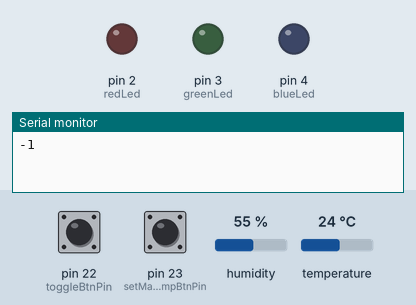
Simulated run of this sketch. Board: Arduino Mega 2560, built with avr-gcc and run on an emulated ATmega2560. Parts: output pins drawn as LEDs (lit = HIGH), the last lines printed to the serial monitor. Inputs (shaded band) come from the test bench; at power-on: pin 23 (setMaxTempBtnPin) HIGH, temperature 24 °C, pin 22 (toggleBtnPin) HIGH, humidity 55 %. EEPROM starts erased.

Above: at 1.2 s.
1.3 s: pin 23 (setMaxTempBtnPin) pulled LOW for 0.15 s
At 3.4 s:
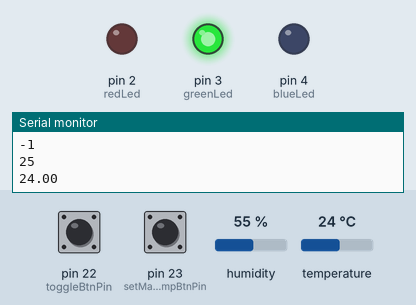
3.7 s: temperature set to 23.1 °C
5.7 s: temperature set to 21.7 °C
At 7.3 s:
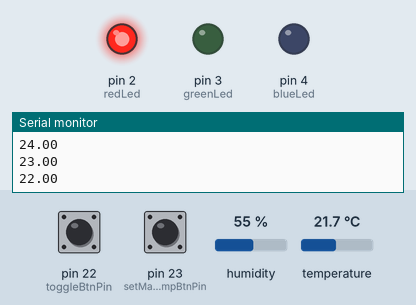
8.3 s: temperature set to 28 °C
At 10.2 s:
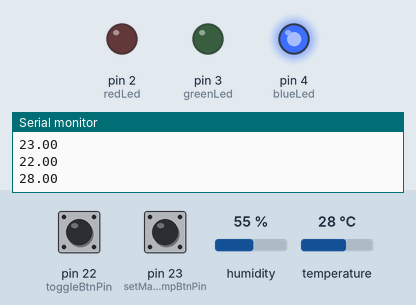
10.5 s: temperature set to 27 °C
At 12.2 s:
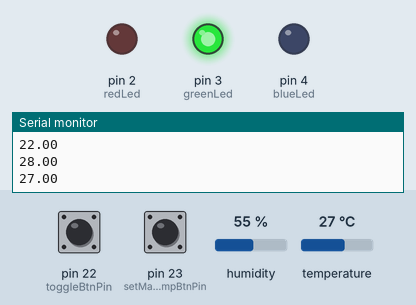
12.8 s: temperature set to 12 °C
At 14.0 s:
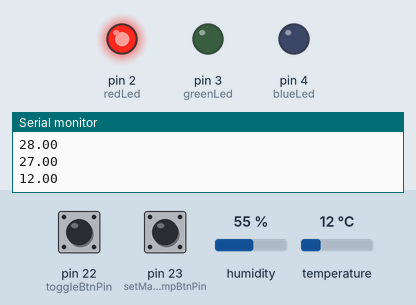
Timing chart, 0 to 15.8 s (numbered marks = the images above; inputs shaded):
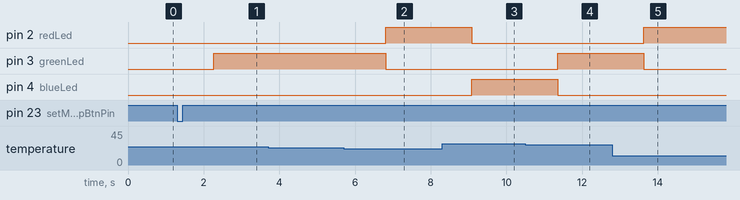

Measured:
- the behaviour switches between 22.5 and 22.4 °C on temperature (found by bisection; images 1 and 2)
- the behaviour switches between 27.5 and 27.4 °C on temperature (found by bisection; images 3 and 4)
- after the input at 1.3 s, pin 3 (greenLed): LOW → HIGH after 0.97 s; pin 4 (blueLed): stays LOW (without the input it goes to HIGH after 0.97 s)
- after the input at 5.7 s, pin 2 (redLed): LOW → HIGH after 1.1 s; pin 3 (greenLed): HIGH → LOW after 1.1 s
- after the input at 8.3 s, pin 2 (redLed): HIGH → LOW after 0.78 s; pin 4 (blueLed): LOW → HIGH after 0.78 s
- after the input at 10.5 s, pin 3 (greenLed): LOW → HIGH after 0.85 s; pin 4 (blueLed): HIGH → LOW after 0.85 s
- after the input at 12.8 s, pin 2 (redLed): LOW → HIGH after 0.82 s; pin 3 (greenLed): HIGH → LOW after 0.82 s

The sketch:

FridgeProject.ino
```cpp
/**
* @file FridgeArduinoProject
*
* @mainpage Fridge Project
*
* @section description Description
* A Fridge program that measures the current temperature and makes sure it is inside a preferred range.
*
* @section circuit Circuit
* - 1 Arduino Mega 2650
* - 1 Breadboard
* - 5 220 Ω Resistor
* - 2 Pushbuttons
* - 1 DHT11 Temperature and Humidity Sensor
* - 1 Red Led, 1 Green Led, 1 Blue Led
* - 1 10kΩ Potentiometer
* - 1 4.7 kΩ Resistor
*
* @section libraries Libraries
* - Bounce2
*   - https://github.com/thomasfredericks/Bounce2
* - DHT Sensors Non-Blocking
*   - https://github.com/toannv17/DHT-Sensors-Non-Blocking
* - EEPROM
*   - Builtin the Arduino
*
* @section author Author
* - Created by Rasmus Wiell.
*/

/** Includes all the necessary libraries */
#include <Bounce2.h>
#include "DHT_Async.h"
#include <EEPROM.h>

/** Instantiates Button objects */
Bounce2::Button toggleButton = Bounce2::Button(); // INSTANTIATE A Button OBJECT
Bounce2::Button prefTempButton = Bounce2::Button(); // INSTANTIATE A Button OBJECT

/** Instatiates Define's that will be set the values before compiling. */
#define tempPin 13
#define redLed 2
#define greenLed 3
#define blueLed 4
#define toggleBtnPin 22
#define setMaxTempBtnPin 23
#define potiometerAnalog A0
#define DHT_SENSOR_TYPE DHT_TYPE_11
#define eeAddress 0
#define noLedPin 6

/** Instantiates normal variables */
int leds[] = {2, 3, 4};
int turnOnLed;
int preferredTemperature = 0;
bool fridgeOpened = false;
DHT_Async dht_sensor(tempPin, DHT_SENSOR_TYPE);

void setup() {
  /**
  Setup starts serials and gets the "preferredTemperature" value from memory.
  After that it initializes the buttons intervals and setPressedState. It then sets the Pins and their Pin Mode.
  */
  Serial.begin(9600);

  EEPROM.get(eeAddress, preferredTemperature);
  Serial.println(preferredTemperature);

  if (preferredTemperature == NULL){
    preferredTemperature = 0;
  }

  toggleButton.attach(toggleBtnPin, INPUT_PULLUP);
  prefTempButton.attach(setMaxTempBtnPin, INPUT_PULLUP);
  toggleButton.interval(5);
  toggleButton.setPressedState(LOW);
  prefTempButton.interval(5);
  prefTempButton.setPressedState(LOW);

  pinMode(redLed, OUTPUT);
  pinMode(greenLed, OUTPUT);
  pinMode(blueLed, OUTPUT);
}

void loop() {
  /*! Void loop() first initializes variables and updates both buttons.
  It then first checks if the toggleButton has been pressed. If true it sets the variable "fridgeOpened" to the opposite of what it currently was.

  It then checks the other button "prefTempButton" to see if that has been pressed.
  If true it will map the current value on the potentiometer between 0 and 50 and write it to memory.

  After that it will start checking what the temperature and see if it is inside the preferred temperature.
  It turns on the corresponding lights to that temperature unless the "fridgeOpened" is true then it will shut off all lights by settings the "turnOnLed" to "noLedPin".
  */

  float temperature = 0;
  float humidity = 0;

  toggleButton.update();
  prefTempButton.update();

  if(toggleButton.pressed()){
    fridgeOpened = !fridgeOpened;
  }

  if (prefTempButton.pressed()){
      int potentioMeterValue = analogRead(A0);
      int mapValue = map(potentioMeterValue, 0, 1023, 0, 50);
      EEPROM.put(eeAddress, mapValue);
      EEPROM.get(eeAddress, preferredTemperature);
      Serial.println(preferredTemperature);
  }

  if (fridgeOpened == true){
    turnOnLed = noLedPin;
  }
  else if (measure_environment(&temperature, &humidity)) {
    Serial.println(temperature);
    if ((temperature + 2) < preferredTemperature){
      turnOnLed = 2;
    }
    else if ((temperature - 2) > preferredTemperature){
      turnOnLed = 4;
    }
    else{
      turnOnLed = 3;
    }
  }

  if(digitalRead(turnOnLed) != HIGH){
    for (int i = 0; i < 3; i++) {
      int currentPin = leds[i];
      if (currentPin == turnOnLed){
        digitalWrite(currentPin, HIGH);
      }
      else{
        digitalWrite(currentPin, LOW);
      }
    }
  }
}

/**
 * @brief Function for getting the temperature measurements.
 * @param[out] temperature Pointer to store the measured temperature.
 * @param[out] humidity Pointer to store the measured humidity.
 * @return Returns true if a new measurement was successful, otherwise false.
 */
static bool measure_environment(float *temperature, float *humidity) {
    static unsigned long measurement_timestamp = millis();

    // Measure once every second.
    if (millis() - measurement_timestamp > 1000ul) {
        if (dht_sensor.measure(temperature, humidity)) {
            measurement_timestamp = millis();
            return (true);
        }
    }
    return (false);
}
```
